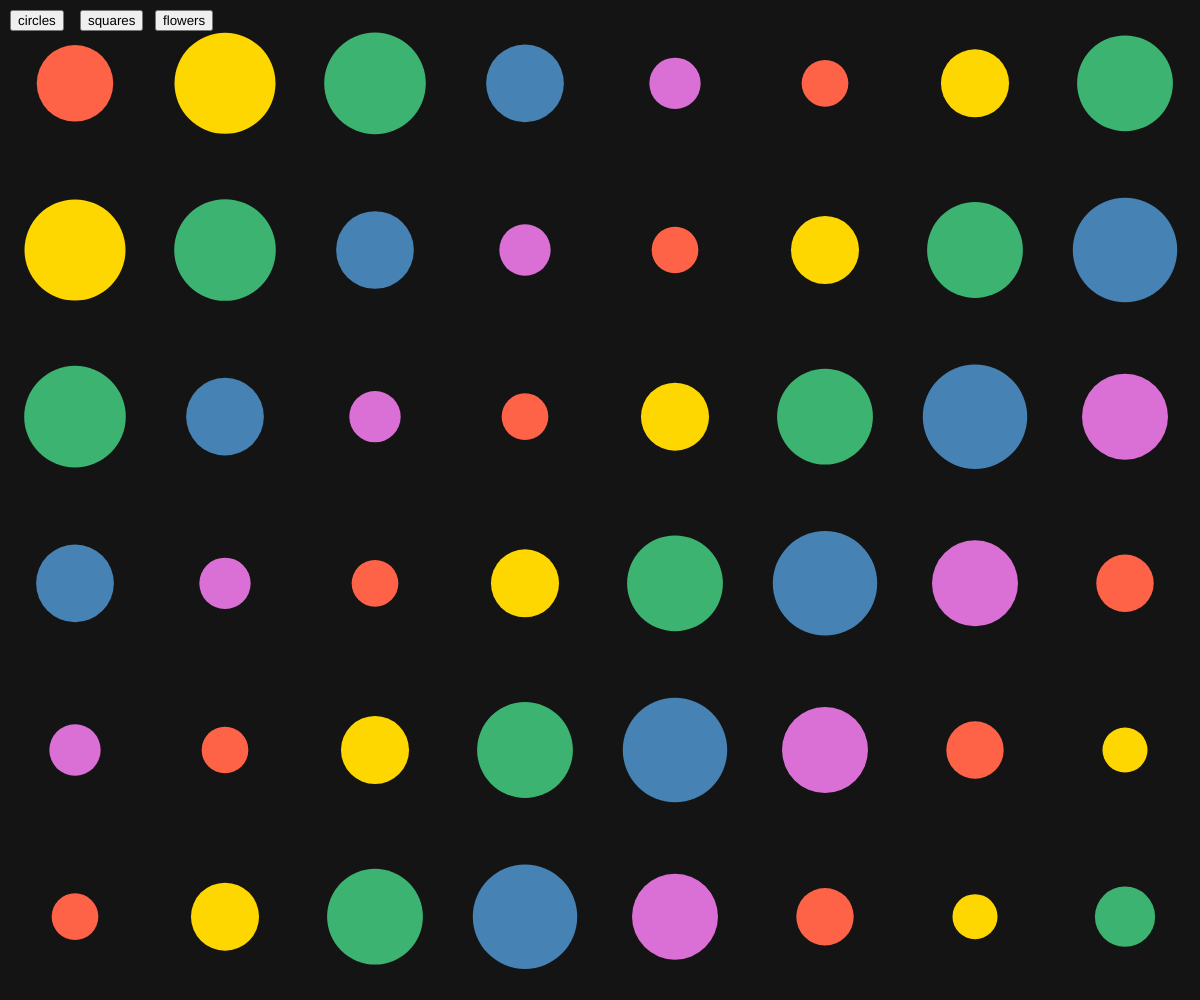
Frame 1 (no input)
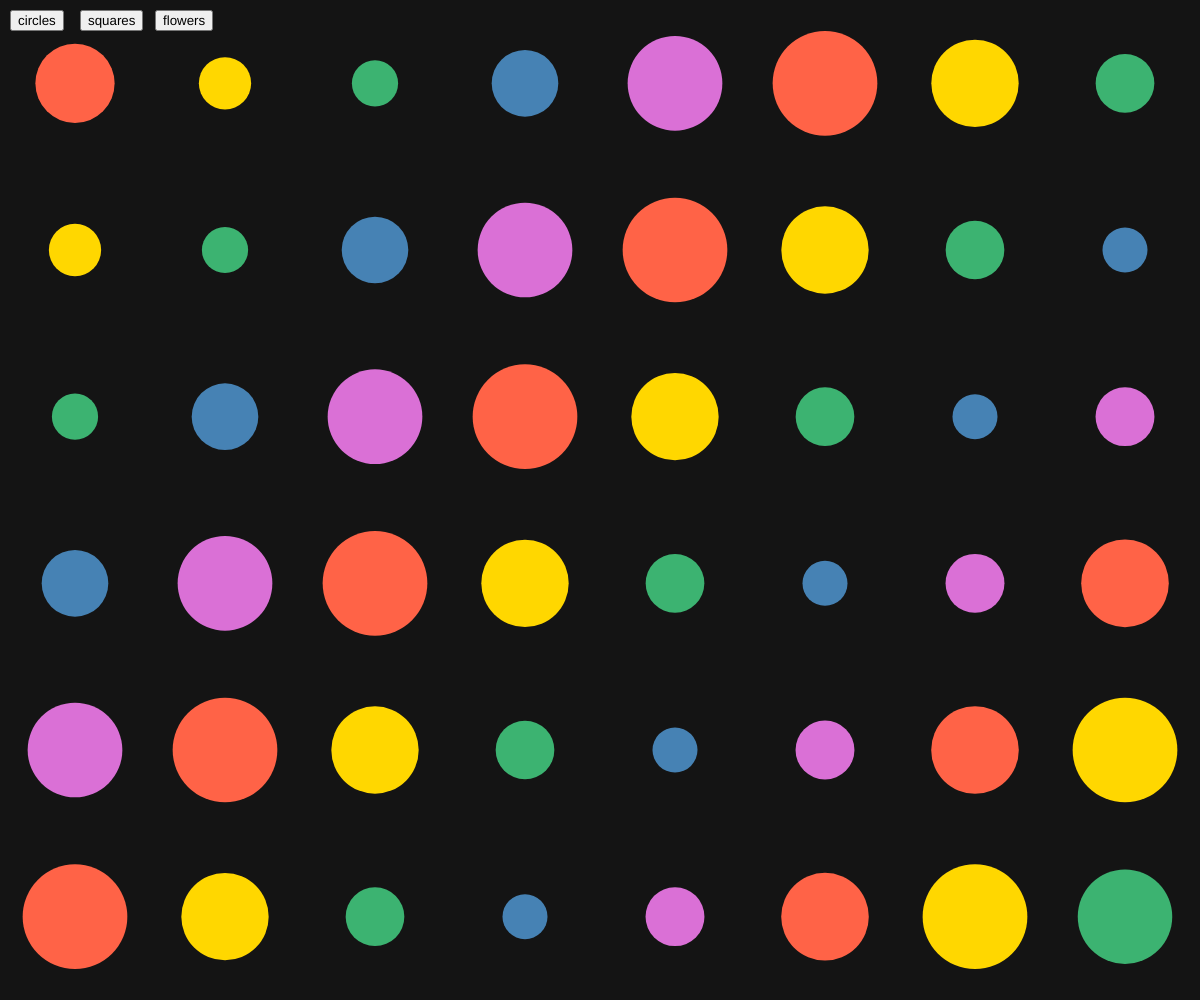
Frame 60 (no input)
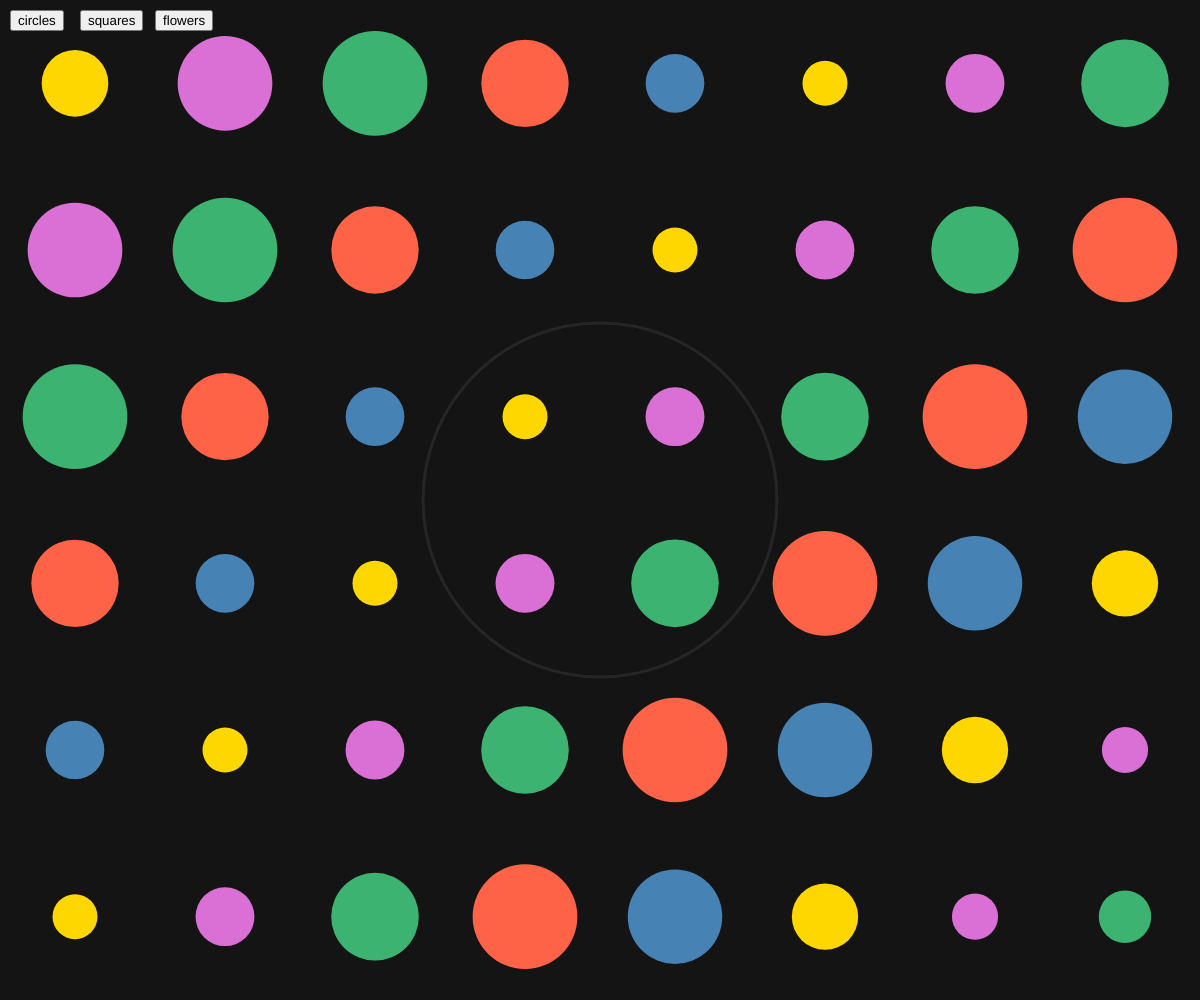
Frame 120 (the mouse pressed at the canvas centre since frame 60)

The p5.js sketch that drew these frames (run headless with seeded random() and noise() and a simulated clock; from frame 60 on, the mouse is pressed at the canvas centre):

// p5.js sketch
// ── sketch.js
/**
 *
 * STEP 7: putting it all together.
 *
 * This sketch is a grid of "stamps". The grid doesn't know how to draw a
 * stamp. Instead we pass it a function (a callback) that does the drawing.
 * Swap the callback and the whole grid changes.
 *
 * Every idea from steps 1-6 shows up here. The STEP comments point
 * back to the sketch where each idea was introduced.
 *
 *   buttons / 1 2 3  - choose which stamp function the grid uses
 *   click            - drop a ripple (plus a delayed echo)
 *
 */
let palette = ['tomato', 'gold', 'mediumseagreen', 'steelblue', 'orchid'];
let ripples = [];

// STEP 2: functions are values. We can store them in variables and arrays
// just like numbers or strings. Note: no () after the names! We are storing
// the functions themselves, not running them.
let stamps = [drawCircle, drawSquare, drawFlower];
let currentStamp = drawCircle;

// STEP 1: you've been writing callbacks since week 1.
// setup(), draw(), mousePressed()... you never call these yourself.
// p5 calls them for you at the right moment. That's a callback.
function setup() {
  createCanvas(windowWidth, windowHeight);

  // STEP 4: event callbacks. "When this button is pressed, call this function."
  // An arrow function () => { ... } is a quick way to write a small
  // function right where you need it, without giving it a name.
  createButton('circles').position(10, 10).mousePressed(() => currentStamp = drawCircle);
  createButton('squares').position(80, 10).mousePressed(() => currentStamp = drawSquare);
  createButton('flowers').position(155, 10).mousePressed(() => currentStamp = drawFlower);

  // STEP 5: timer callbacks. "Every 2000ms, call shufflePalette."
  setInterval(shufflePalette, 2000);
}

function draw() {
  background(20);

  // STEP 3: pass our chosen stamp function INTO drawGrid.
  drawGrid(8, 6, currentStamp);

  // STEP 6: array callbacks. forEach calls drawRipple once per ripple,
  // filter calls the arrow function to decide which ripples to keep.
  ripples.forEach(drawRipple);
  ripples = ripples.filter((r) => r.alpha > 0);
}

// STEP 3: a function that takes another function as a parameter.
// drawGrid handles the layout; stampFn handles the look.
function drawGrid(cols, rows, stampFn) {
  let cellW = width / cols;
  let cellH = height / rows;

  for (let i = 0; i < cols; i++) {
    for (let j = 0; j < rows; j++) {
      let x = i * cellW + cellW / 2;
      let y = j * cellH + cellH / 2;
      let size = min(cellW, cellH) * map(sin(frameCount * 0.05 + i + j), -1, 1, 0.3, 0.7);

      noStroke();
      fill(palette[(i + j) % palette.length]);
      stampFn(x, y, size); // call whatever function we were given
    }
  }
}

// --- stamp functions: same parameters, different drawings ---
function drawCircle(x, y, size) {
  circle(x, y, size);
}

function drawSquare(x, y, size) {
  rectMode(CENTER);
  square(x, y, size);
}

function drawFlower(x, y, size) {
  push();
  translate(x, y);
  for (let a = 0; a < TWO_PI; a += TWO_PI / 6) {
    ellipse(cos(a) * size * 0.3, sin(a) * size * 0.3, size * 0.4);
  }
  pop();
}

function drawRipple(r) {
  noFill();
  stroke(255, r.alpha);
  strokeWeight(3);
  circle(r.x, r.y, r.d);
  r.d += 6;
  r.alpha -= 4;
}

function shufflePalette() {
  palette = shuffle(palette);
}

function mousePressed() {
  let x = mouseX;
  let y = mouseY;
  ripples.push({ x: x, y: y, d: 0, alpha: 255 });

  // STEP 5 again: setTimeout calls the function ONCE, after a delay.
  // mousePressed() finishes right away; the echo happens 400ms later.
  setTimeout(() => {
    ripples.push({ x: x, y: y, d: 0, alpha: 150 });
  }, 400);
}

function keyPressed() {
  // pick a stamp from the array: '1' -> stamps[0], '2' -> stamps[1] ...
  let index = int(key) - 1;
  if (index >= 0 && index < stamps.length) {
    currentStamp = stamps[index];
  }
}

function windowResized() {
  resizeCanvas(windowWidth, windowHeight);
}
